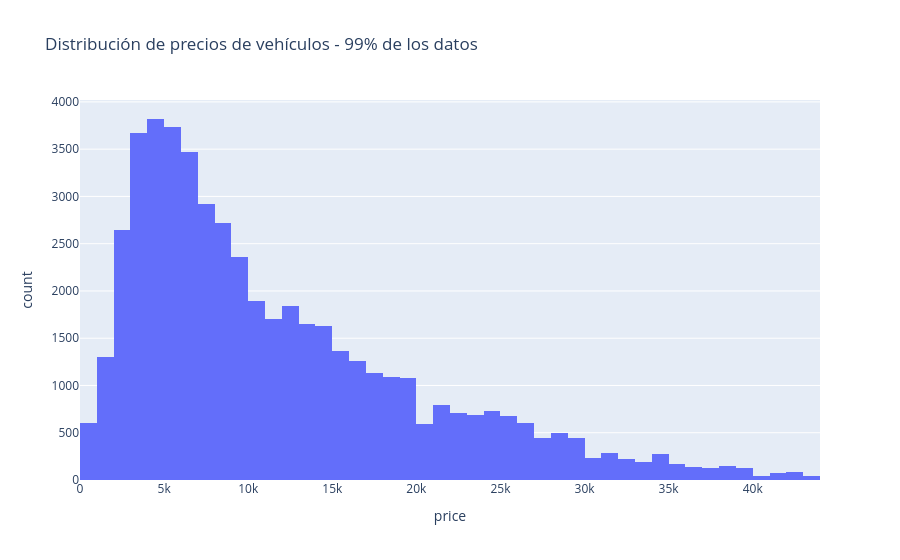

The notebook cell this image was saved under:
### Markdown cell above
La distribución presenta una fuerte asimetría hacia la derecha. Algunos precios extremadamente altos amplían considerablemente el eje horizontal y dificultan observar la distribución de la mayoría de los vehículos.

### Code cell
limite_price_99 = df['price'].quantile(0.99)

fig = px.histogram(
    df[df['price'] <= limite_price_99],
    x='price',
    nbins=50,
    title='Distribución de precios de vehículos - 99% de los datos'
)

fig.show()

print("Límite del percentil 99:", limite_price_99)

### Figure 1 — Plotly figure (JSON) as saved in the notebook; plotly's stock layout.template omitted (floating-point values rounded to 4 significant figures; data arrays with more than 128 entries replaced by an {"elided": "..."} marker saying what was removed)
{"data": [{"bingroup": "x", "hovertemplate": "price=%{x}<br>count=%{y}<extra></extra>", "legendgroup": "", "marker": {"color": "#636efa", "pattern": {"shape": ""}}, "name": "", "nbinsx": 50, "orientation": "v", "showlegend": false, "type": "histogram", "x": {"elided": "50225 int values"}, "xaxis": "x", "yaxis": "y"}], "layout": {"barmode": "relative", "legend": {"tracegroupgap": 0}, "title": {"text": "Distribución de precios de vehículos - 99% de los datos"}, "xaxis": {"anchor": "y", "domain": [0, 1], "title": {"text": "price"}}, "yaxis": {"anchor": "x", "domain": [0, 1], "title": {"text": "count"}}}}
